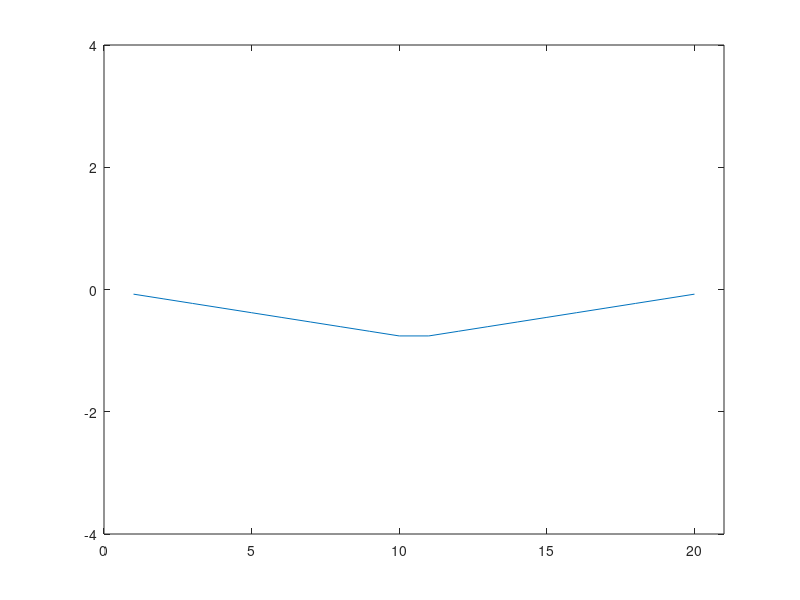

Source code (MATLAB):
%%
% plotExample : Example of plotting a time varying function
% 

figure;

N = 20;

y0 = [(1:(N/2)) ((N/2):-1:1)]' / N;

% Note that we keep the handle of this plot, h, so that we can modify the
% values later in the loop
h = plot (y0);

% Note the axis command which fixes the scale of the axes - refer to the
% Matlab help system for details on this
axis ([0 (N+1) -4 4]);

y2 = [zeros(N,1); y0];

dt = 0.1;   % timestep in seconds
T = 50.0;   % Total simulation time in seconds

w = 2.0;

for t=0:dt:T
    
    % Update the values for y
    y = 3*sin(w*t)*y0;
    
    % Update y using the set command and the handle h
    set (h, 'YData', y);
    
    % Pause command so we can see whats happening you can change the delay
    % here to whatever value you like in seconds. Try help pause for more
    % details
    pause(0.01);
end
